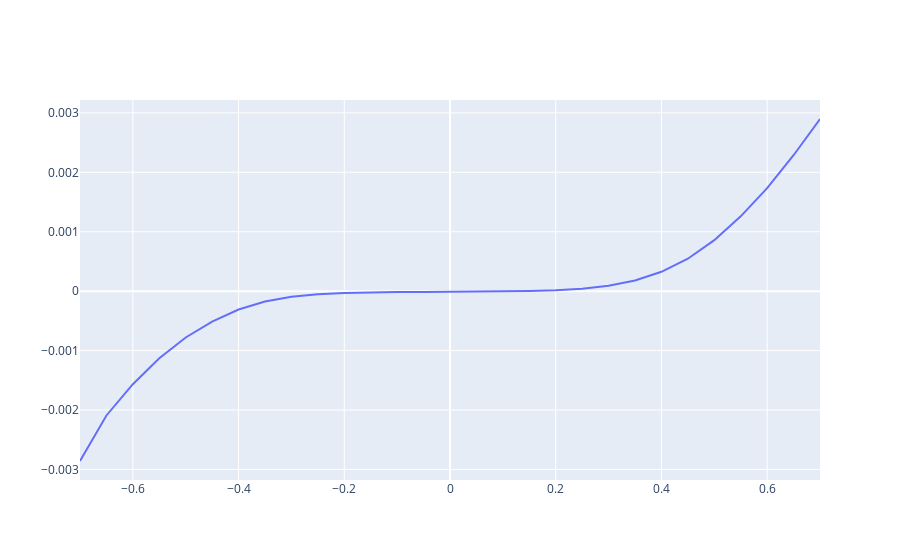

Notebook source saved alongside this figure:
### Code cell
file01 = pd.read_csv('all_plot_datasets\SC5_Blue_med-lightTitle.txt',skiprows=0,delim_whitespace=True)

x_Blue_lgt, y_Blue_lgt = load_d('SC5_Blue_med-light.txt') # not using SC5_Blue_large-light.txt here

abso = file01['Current']
wl = file01['Voltage']

fig = go.Figure(data=go.Scatter(
    y = wl,
    x = abso,
    mode = 'lines'))

fig.show()

### Figure 1 — Plotly figure (JSON) as saved in the notebook; plotly's stock layout.template omitted (floating-point values rounded to 4 significant figures)
{"data": [{"mode": "lines", "type": "scatter", "x": [-0.7, -0.65, -0.6, -0.55, -0.5, -0.45, -0.4, -0.35, -0.3, -0.25, -0.2, -0.15, -0.1, -0.05, 1.11e-16, 0.05, 0.1, 0.15, 0.2, 0.25, 0.3, 0.35, 0.4, 0.45, 0.5, 0.55, 0.6, 0.65, 0.7], "y": [-0.002858, -0.002092, -0.001566, -0.00113, -0.0007791, -0.0005115, -0.0003087, -0.0001743, -9.543e-05, -5.401e-05, -3.198e-05, -2.106e-05, -1.607e-05, -1.329e-05, -1.119e-05, -8.797e-06, -5.119e-06, 1.839e-06, 1.495e-05, 4.021e-05, 8.997e-05, 0.0001786, 0.0003259, 0.0005457, 0.0008579, 0.001259, 0.001733, 0.002287, 0.002897]}], "layout": {}}
